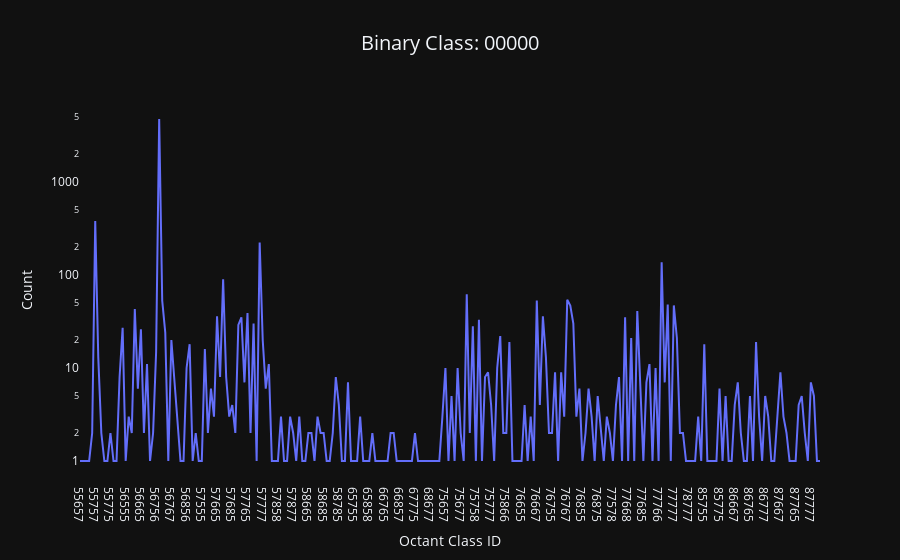
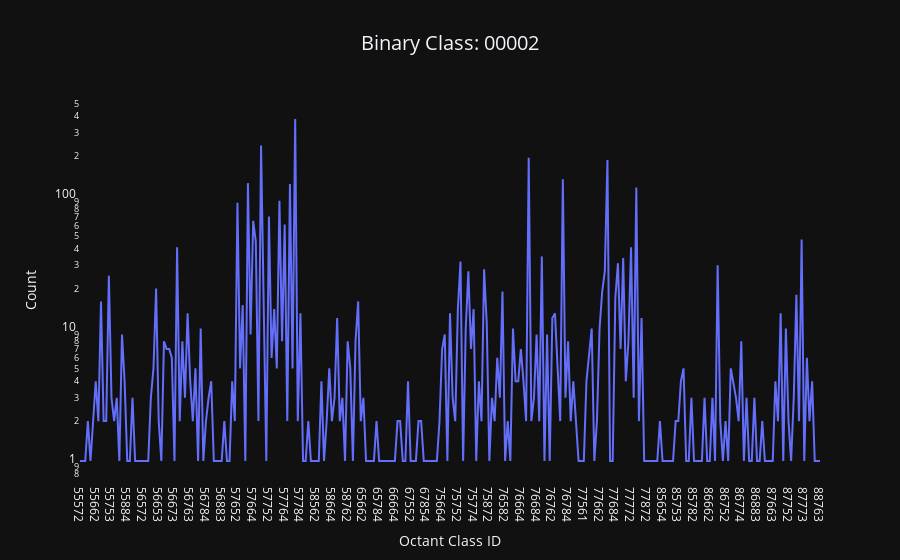
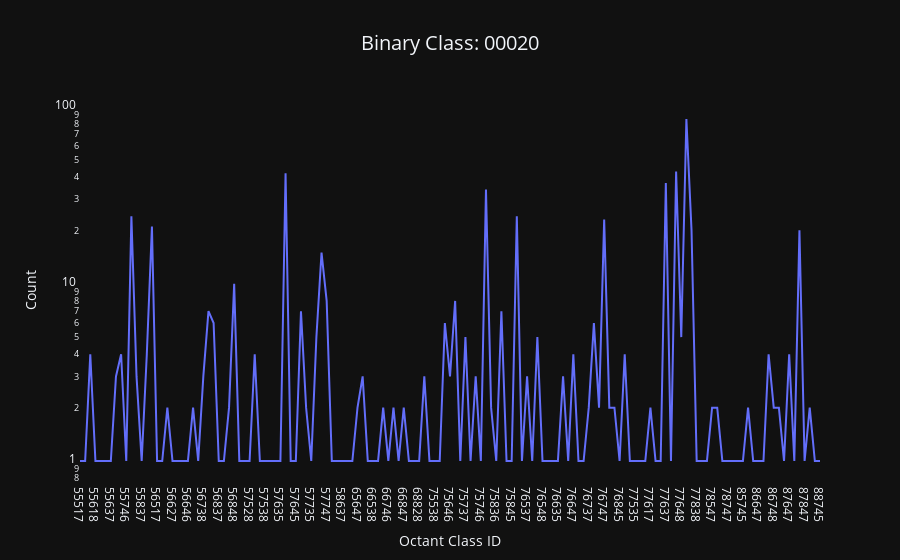
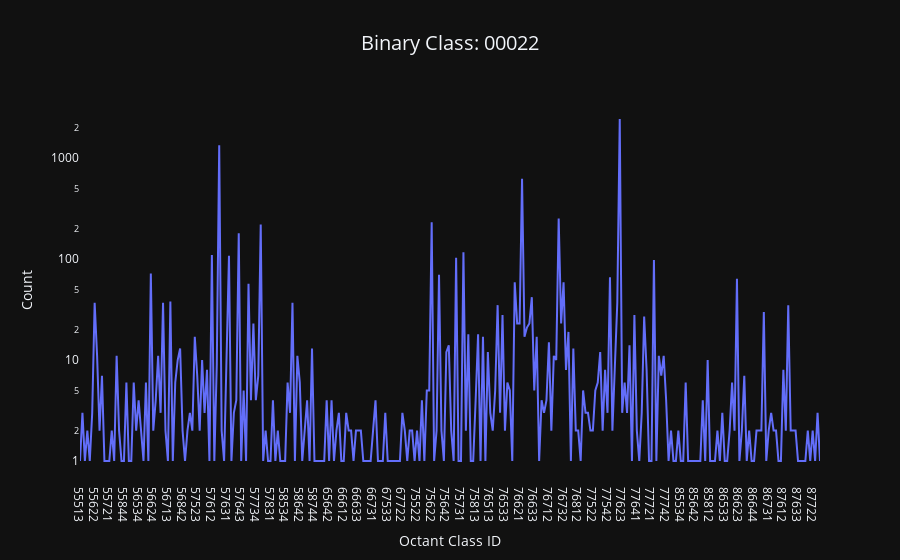

Source (notebook cell) for these figures, in order:
### Code cell
# plot the sextant class incidence as a function of binary class input. Generates 32 graphs

PDB_SS.plot_binary_to_eightclass_incidence(
    theme="auto", save=False, savedir="/Users/egs/Documents/proteusPy"
)

### Figure 1 — Plotly figure (JSON) as saved in the notebook; plotly's stock layout.template omitted (floating-point values rounded to 4 significant figures; data arrays with more than 128 entries replaced by an {"elided": "..."} marker saying what was removed)
{"data": [{"hovertemplate": "Octant Class ID=%{x}<br>Count=%{y}<extra></extra>", "legendgroup": "", "line": {"color": "#636efa", "dash": "solid"}, "marker": {"symbol": "circle"}, "mode": "lines", "name": "", "orientation": "v", "showlegend": false, "type": "scatter", "x": {"elided": "244 str values"}, "xaxis": "x", "y": {"elided": "244 int values"}, "yaxis": "y"}], "layout": {"autosize": true, "legend": {"tracegroupgap": 0}, "showlegend": true, "title": {"font": {"size": 20}, "text": "Binary Class: 00000", "x": 0.5}, "xaxis": {"anchor": "y", "domain": [0, 1], "showgrid": false, "title": {"text": "Octant Class ID"}}, "yaxis": {"anchor": "x", "domain": [0, 1], "showgrid": false, "title": {"text": "Count"}, "type": "log"}}}

### Figure 2 — Plotly figure (JSON) as saved in the notebook; plotly's stock layout.template omitted (floating-point values rounded to 4 significant figures; data arrays with more than 128 entries replaced by an {"elided": "..."} marker saying what was removed)
{"data": [{"hovertemplate": "Octant Class ID=%{x}<br>Count=%{y}<extra></extra>", "legendgroup": "", "line": {"color": "#636efa", "dash": "solid"}, "marker": {"symbol": "circle"}, "mode": "lines", "name": "", "orientation": "v", "showlegend": false, "type": "scatter", "x": {"elided": "283 str values"}, "xaxis": "x", "y": {"elided": "283 int values"}, "yaxis": "y"}], "layout": {"autosize": true, "legend": {"tracegroupgap": 0}, "showlegend": true, "title": {"font": {"size": 20}, "text": "Binary Class: 00002", "x": 0.5}, "xaxis": {"anchor": "y", "domain": [0, 1], "showgrid": false, "title": {"text": "Octant Class ID"}}, "yaxis": {"anchor": "x", "domain": [0, 1], "showgrid": false, "title": {"text": "Count"}, "type": "log"}}}

### Figure 3 — Plotly figure (JSON) as saved in the notebook; plotly's stock layout.template omitted (floating-point values rounded to 4 significant figures; data arrays with more than 128 entries replaced by an {"elided": "..."} marker saying what was removed)
{"data": [{"hovertemplate": "Octant Class ID=%{x}<br>Count=%{y}<extra></extra>", "legendgroup": "", "line": {"color": "#636efa", "dash": "solid"}, "marker": {"symbol": "circle"}, "mode": "lines", "name": "", "orientation": "v", "showlegend": false, "type": "scatter", "x": {"elided": "145 str values"}, "xaxis": "x", "y": {"elided": "145 int values"}, "yaxis": "y"}], "layout": {"autosize": true, "legend": {"tracegroupgap": 0}, "showlegend": true, "title": {"font": {"size": 20}, "text": "Binary Class: 00020", "x": 0.5}, "xaxis": {"anchor": "y", "domain": [0, 1], "showgrid": false, "title": {"text": "Octant Class ID"}}, "yaxis": {"anchor": "x", "domain": [0, 1], "showgrid": false, "title": {"text": "Count"}, "type": "log"}}}

### Figure 4 — Plotly figure (JSON) as saved in the notebook; plotly's stock layout.template omitted (floating-point values rounded to 4 significant figures; data arrays with more than 128 entries replaced by an {"elided": "..."} marker saying what was removed)
{"data": [{"hovertemplate": "Octant Class ID=%{x}<br>Count=%{y}<extra></extra>", "legendgroup": "", "line": {"color": "#636efa", "dash": "solid"}, "marker": {"symbol": "circle"}, "mode": "lines", "name": "", "orientation": "v", "showlegend": false, "type": "scatter", "x": {"elided": "304 str values"}, "xaxis": "x", "y": {"elided": "304 int values"}, "yaxis": "y"}], "layout": {"autosize": true, "legend": {"tracegroupgap": 0}, "showlegend": true, "title": {"font": {"size": 20}, "text": "Binary Class: 00022", "x": 0.5}, "xaxis": {"anchor": "y", "domain": [0, 1], "showgrid": false, "title": {"text": "Octant Class ID"}}, "yaxis": {"anchor": "x", "domain": [0, 1], "showgrid": false, "title": {"text": "Count"}, "type": "log"}}}
